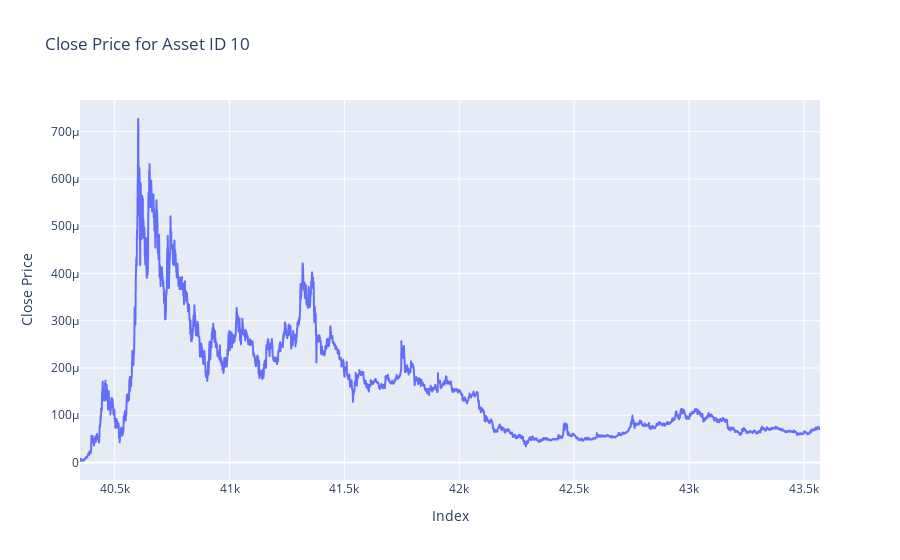

Here is the notebook cell this chart was saved with:
### Code cell
plot_close_by_asset(df= train_df, asset_id= token)

### Figure 1 — Plotly figure (JSON) as saved in the notebook; plotly's stock layout.template omitted (floating-point values rounded to 4 significant figures; data arrays with more than 128 entries replaced by an {"elided": "..."} marker saying what was removed)
{"data": [{"hovertemplate": "Index=%{x}<br>Close Price=%{y}<extra></extra>", "legendgroup": "", "line": {"color": "#636efa", "dash": "solid"}, "marker": {"symbol": "circle"}, "mode": "lines", "name": "", "showlegend": false, "type": "scattergl", "x": {"elided": "3222 int values"}, "xaxis": "x", "y": {"elided": "3222 float values"}, "yaxis": "y"}], "layout": {"legend": {"tracegroupgap": 0}, "title": {"text": "Close Price for Asset ID 10"}, "xaxis": {"anchor": "y", "domain": [0, 1], "title": {"text": "Index"}}, "yaxis": {"anchor": "x", "domain": [0, 1], "title": {"text": "Close Price"}}}}
